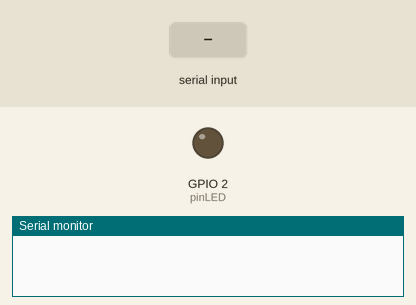
The program below on a simulated ESP32. On the bench: output pins drawn as LEDs (lit = HIGH), the last lines printed to the serial monitor. The inputs (shaded band) are chosen by the test bench. Nothing arrives over Bluetooth unless stated.

Above: at 1.2 s.
1.3 s: "1" received over Serial
At 2.6 s:
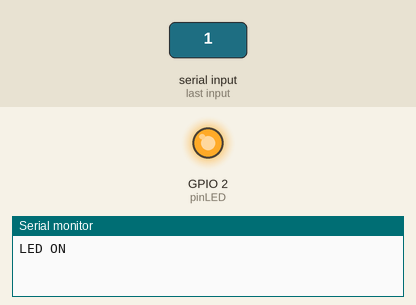
4.3 s: "0" received over Serial
At 4.8 s:
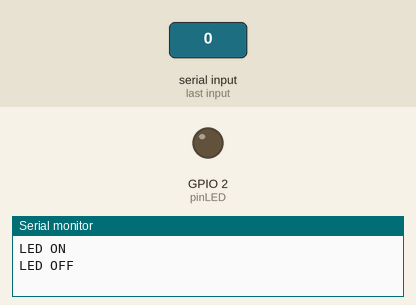
Timing chart, 0 to 7.3 s (numbered marks = the images above; inputs shaded):
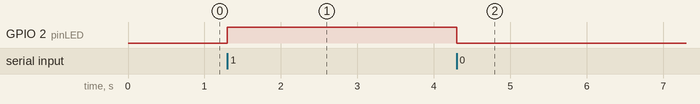

The program:

main.cpp
```cpp
#include <Arduino.h>
#include <BluetoothSerial.h>    // Librería que contiene los metodos necesarios para la comunicación Bluetooth

#define pinLED 2

int value;
BluetoothSerial serialBT;     // Instancia de BluetoothSerial asignada a la variable serialBT

void ledOnOff(int);

void setup() {
  Serial.begin(115200);
  pinMode(pinLED, OUTPUT);
  serialBT.begin("eirESP32");     // Inicialización de la comunicación serial por medio de Bluetooth
}

void loop() {
  while (serialBT.available()) {      // Revisa si el serial del Bluetooth contiene información en el buffer
    value = serialBT.read();          // Lee el valor del caracter dentro del buffer y registra su valor numérico
    Serial.print("Value: ");
    Serial.println(value);            // Imprime el valor numérico del caracter leído previamente en la terminal
    Serial.print("Character: ");
    Serial.write(value);              // Imprime el caracter que corresponde al valor numérico leído previamente en la terminal
    Serial.println();
    ledOnOff(value);
  }

  while (Serial.available()) {        // Revisa si el serial de la terminal contiene información en el buffer
    value = Serial.read();            // Lee el valor del caracter dentro del buffer y registra su valor numérico
    serialBT.print("Value: ");
    serialBT.println(value);          // Imprime el valor numérico del caracter leído previamente en el serial del Bluetooth
    serialBT.print("Character: ");
    serialBT.write(value);            // Imprime el caracter que corresponde al valor numérico leído previamente en la el serial del Bluetooth
    serialBT.println();
    ledOnOff(value);
  }

}

void ledOnOff(int ledState) {
  if (ledState == '1') {
    digitalWrite(pinLED, HIGH);
    Serial.println("LED ON\n");
  } else if (ledState == '0') {
    digitalWrite(pinLED, LOW);
    Serial.println("LED OFF\n");
  }
}
```

Measured:
- after the input at 1.3 s, GPIO 2 (pinLED): LOW → HIGH at once
- after the input at 4.3 s, GPIO 2 (pinLED): HIGH → LOW at once
